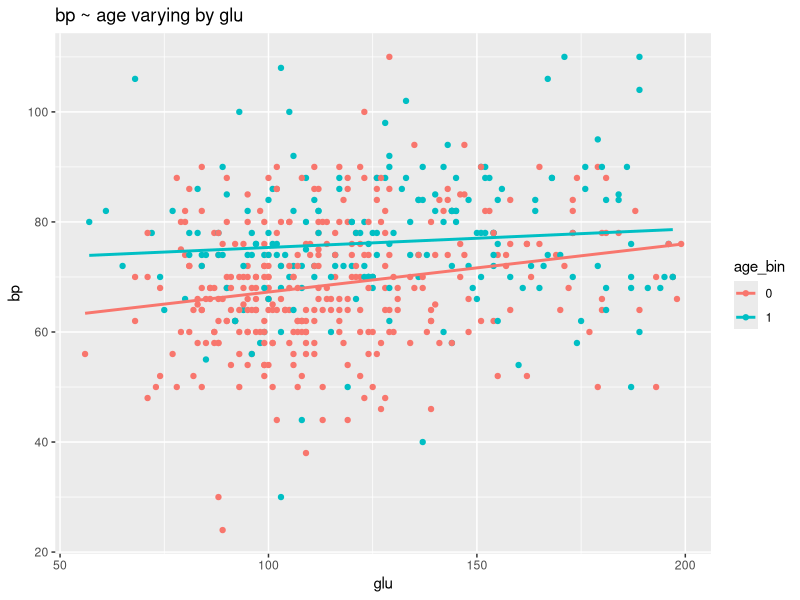
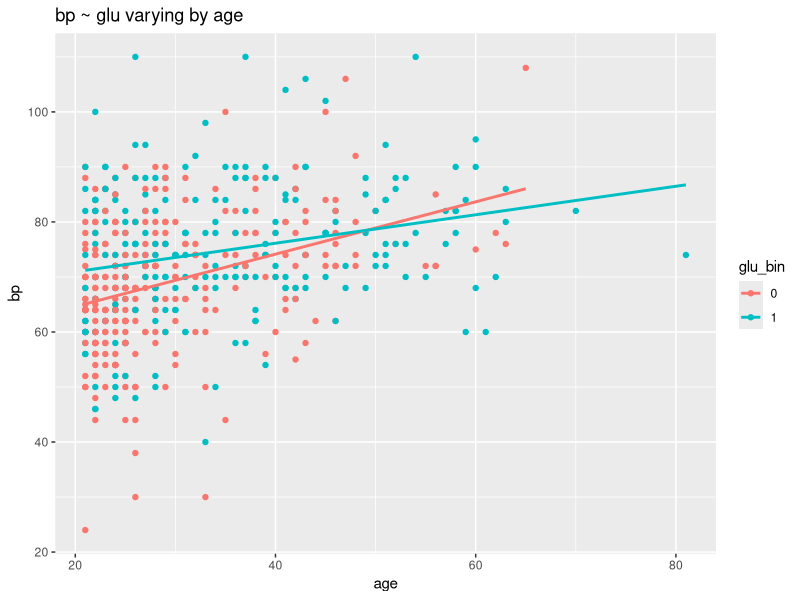

Here is the R script that generated these plots, in order:
## ---- chunk 1
knitr::opts_chunk$set(echo = T,
results='markup',
warning = F,
message =F)
## ---- chunk 2
library(ggplot2)
library(MASS)
library(caret)
library(arm)

#combine the two Pima datasets together: new_data <- rbind(Pima.te, Pima.tr).
new_data <- rbind(Pima.te, Pima.tr)
#View the structure of data
str(new_data)
## ---- chunk 3
pima_lm <- lm(bp ~ .,data = new_data)
display(pima_lm)
summary(pima_lm)

#Function to compute RMSE
rmse <- function(yhat, y) {
  sqrt((mean((yhat - y)^2)))
}

#Make a function call to rmse with 2 arguments
rmse(new_data$bp, predict(pima_lm))
#RMSE Value
## ---- chunk 4
#Rescale all the variables so that their coeffecients can be
#compared on a similar scale
display(lm(bp ~ rescale(npreg) + rescale(glu) + rescale(skin) + 
             rescale(bmi) + rescale(ped) + 
             rescale(age) + rescale(type), data= new_data))

## ---- chunk 5
#Convert the continuous variables age and glu to binary
new_data$glu_bin <- factor(ifelse(new_data$glu > mean(new_data$glu), 1, 0))
new_data$age_bin <- factor(ifelse(new_data$age > mean(new_data$age), 1, 0))

#The two plots that visualise this interaction
#Plot 1
ggplot(data = new_data, aes(x = glu, y = bp, col = age_bin)) + 
  geom_point() + 
    stat_smooth(method = "lm", se = F) +
      ggtitle("bp ~ age varying by glu")

#Plot 2
ggplot(data = new_data, aes(x = age, y = bp, col = glu_bin)) + 
  geom_point() + 
    stat_smooth(method = "lm", se = F) +
      ggtitle("bp ~ glu varying by age")

## ---- chunk 6
#Model with interaction term for glu and age
pima_lm_2 <- lm(bp ~ rescale(npreg) + rescale(skin)  + rescale(bmi) + rescale(ped) + 
                  rescale(type) + rescale(glu) * rescale(age) ,data = new_data)
summary(pima_lm_2)
## ---- chunk 7
#Create a variable bmi_2 for quadratic term
new_data$bmi2 <- new_data$bmi * new_data$bmi

#Fit a model with quadratic term(522 DF)
pima_lm_3 <- lm(bp ~ rescale(npreg) + rescale(skin)  + rescale(bmi) +
                  rescale(bmi2) + rescale(ped) + type + glu*age ,data = new_data)
summary(pima_lm_3)

anova(pima_lm_2,pima_lm_3)
## ---- chunk 8
summary(stepAIC(pima_lm_2 ,direction = "both"))
stepAIC_lm <- lm(bp ~ rescale(bmi) + rescale(ped)  + rescale(age) + 
                   rescale(glu) + rescale(age) * rescale(glu) ,data=new_data)

#Compare using AIC

#AIC for stepAIC model
AIC(stepAIC_lm)

#AIC for the model in questions 3 and 4 (523 df)
AIC(pima_lm_2)
# We can see that the model used in Question 3 and 4 is better
# as its AIC value is better than stepAIC model

# Compare RMSE 
rmse(predict(stepAIC_lm), new_data$bp)
rmse(predict(pima_lm_2), new_data$bp)

#RMSE is lower for model in Q3 and Q4 

#Compare R2
R2 <- function(y, yhat, ybar) {
1 - sum((y - yhat)^2)/sum((y - ybar)^2)
}

R2(new_data$bp,predict(stepAIC_lm),mean(new_data$bp))
R2(new_data$bp,predict(pima_lm_2),mean(new_data$bp))

#R2 is better for model in Q3 and Q4

#Comparing RMSE and R2 for two models we can see that the model in Q3 and Q4 
#is better than stepAIC model

#LRT method

#For stepAIC model
anova(stepAIC_lm ,pima_lm_2)

#Comparing using LRT also suggests that the model in Q3 and Q4 is better than stepAIC model
## ---- chunk 9
(knn_model <- train(bp ~ .,
preProcess = c("center","scale"), #have to center and scale for KNN
method="knn",
data =new_data))

rmse <- function(yhat, y) {
  sqrt((mean((yhat - y)^2)))
}


rmse(new_data$bp, predict(knn_model))
#RMSE value
